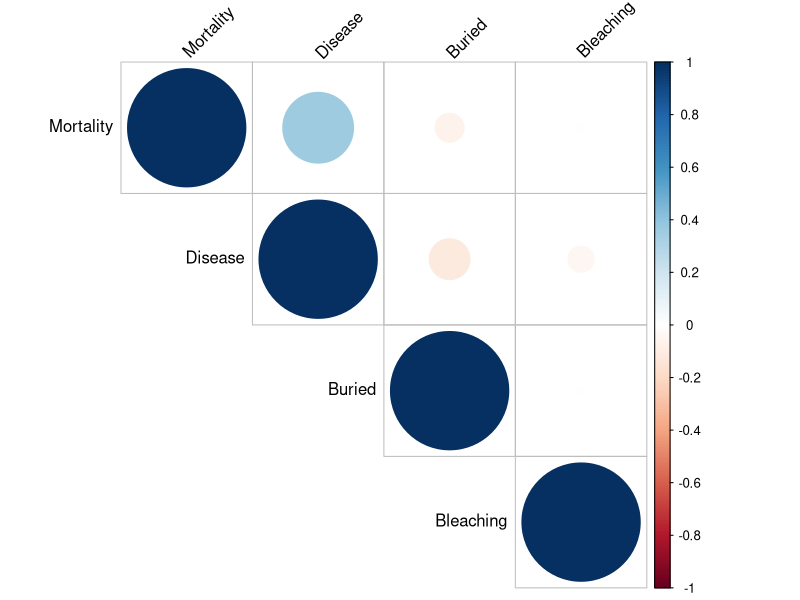
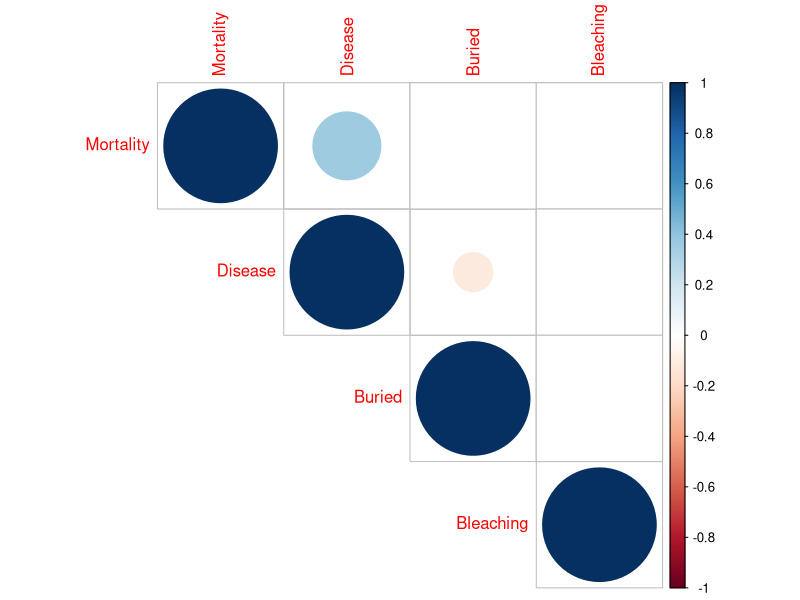

The R source for these figures, in order: (Note: this script raises an error after producing the figures.)
## ---- chunk 1
rm(list = ls())
knitr::opts_chunk$set(echo = TRUE, error = FALSE, fig.path='Figures/', dev=c('png', 'pdf'))
## ---- chunk 2
library(knitr)
library(survival)
library(coda)
library(survminer)
library(dplyr)
library(ggplot2)
library(car)
library(tidyverse)
library(kableExtra)
#library(gtsummary) #not loading properly
## ---- chunk 3
df_surv=read.csv("fl_surv_minusMIS.csv") #time by months; excludes missing corals
df_status=read.csv("state_data.csv") #pulls in state data
df <- merge(df_surv, df_status, by.x = "ID", by.y = "Coral") #merge dataframes
#glimpse(df)
## ---- chunk 4
#Select 
df_corr <- df %>% select(Mortality, Buried, Disease, Bleaching)
head(df_corr)
res <- cor(df_corr)
round(res,2)
## ---- chunk 5
library(Hmisc)
res2 <-rcorr(as.matrix(df_corr))
res2
## ---- chunk 6
library(corrplot)
corrplot(res, type = "upper", order = "hclust",
         tl.col = "black", tl.srt = 45)
## ---- chunk 7
# Insignificant correlation are crossed
corrplot(res2$r, type="upper", order="hclust", 
         p.mat = res2$P, sig.level = 0.01, insig = "blank")
# Insignificant correlations are leaved blank
corrplot(res2$r, type="upper", order="hclust", 
         p.mat = res2$P, sig.level = 0.01, insig = "blank")
## ---- chunk 8
#states column codes 
#Disease = 1
#Bleaching = 3
#Buried = 5
#Additive combos
#xtabs(~States+Mortality, data = df)
## ---- chunk 9
sp_state <- as_tibble(xtabs(~Species+States, data = df))
kbl(sp_state) %>%
  kable_styling(bootstrap_options = c("striped", "hover"))
## ---- chunk 10
#Makes data.frame into long format for survival analyses
df_long <- gather(df,
                   key = "months",
                   value = "census",
                   X0:X21)
df1 <- df_long %>% mutate(months = as.numeric(gsub("X", "", months)))
## ---- chunk 11
# Fit Cox Model
cox_fit<- coxph(Surv(months, census)~ Channel + Habitat + Dir, data=df1)
cox_fit
## ---- chunk 12
Anova(cox_fit)
## ---- chunk 13
ggsurvplot(
  survfit(Surv(months, census)~ Habitat, data=df1),  # survfit object with calculated statistics
  pval = TRUE, pval.size = 4, # show p-value of log-rank test.
  #conf.int = TRUE, conf.int.style = "step", # customize style of confidence intervals
  xlab = "Time in Months",  # customize X axis label.
  break.time.by = 1,    # break X axis in time intervals by 200.
  ggtheme = theme_bw(), 
  xlim= c(12, 21),# customize plot and risk table with a theme.
  pval.coord = c(12,0.25),
  #surv.median.line = "hv",  # add the median survival pointer.
  legend = c("right"),
  legend.title = "Habitat",
  legend.labs = c("1", "2", "3"),    # change legend labels.
  #palette = c("#E7B800", "#2E9FDF"), # custom color palettes
  
  #risk.table = "percentage",  # absolute number and percentage at risk.
  #risk.table.fontsize = 3,# colour risk table text annotations.
  #risk.table.y.text = FALSE,# show bars instead of names in text annotations
  #ncensor.plot = TRUE      # plot the number of censored subjects at time t
)
## ---- chunk 14
ggsurvplot(
  survfit(Surv(months, census)~ Dir, data=df1),  # survfit object with calculated statistics
  pval = TRUE, pval.size = 4, # show p-value of log-rank test.
  #conf.int = TRUE, conf.int.style = "step", # customize style of confidence intervals
  xlab = "Time in Months",  # customize X axis label.
  break.time.by = 1,    # break X axis in time intervals by 200.
  ggtheme = theme_bw(), 
  xlim= c(12, 21),# customize plot and risk table with a theme.
  pval.coord = c(12,0.25),
  #surv.median.line = "hv",  # add the median survival pointer.
  legend = c("right"),
  legend.title = "Dir",
  legend.labs = c("North", "South"),    # change legend labels.
  #palette = c("#E7B800", "#2E9FDF"), # custom color palettes
  
  #risk.table = "absolute",  # absolute number and percentage at risk.
  #risk.table.fontsize = 3,# colour risk table text annotations.
  #risk.table.y.text = FALSE,# show bars instead of names in text annotations
  #ncensor.plot = TRUE      # plot the number of censored subjects at time t
)
## ---- chunk 15
#15 or more
df_commons <- df1 %>% filter(Species %in% c("DCLI", "DSTO", "DSTR", "MCAV", "MMEA", "PAST", "SBOU", "SINT", "SSID")) #keeping only the 9 most common species 
#xtabs(~Species+Channel, data = df_commons)
## ---- chunk 16
# Fit Cox Model
cox_fit2 <- coxph(Surv(months, census)~ Channel + Habitat + Dir + Species, data=df_commons)
cox_fit2
## ---- chunk 17
Anova(cox_fit2)
## ---- chunk 18
ggsurvplot(
  survfit(Surv(months, census)~ Habitat, data=df_commons),  # survfit object with calculated statistics
  pval = TRUE, pval.size = 4, # show p-value of log-rank test.
  #conf.int = TRUE, conf.int.style = "step", # customize style of confidence intervals
  xlab = "Time in Months",  # customize X axis label.
  break.time.by = 1,    # break X axis in time intervals by 200.
  ggtheme = theme_bw(), 
  xlim= c(12, 21),# customize plot and risk table with a theme.
  pval.coord = c(12,0.25),
  surv.median.line = "hv",  # add the median survival pointer.
  legend = c("top"),
  legend.title = "Habitat",
  legend.labs = c("1", "2", "3"),    # change legend labels.
  #palette = c("black", "red"), # custom color palettes
  
  #risk.table = "percentage",  # absolute number and percentage at risk.
  #risk.table.fontsize = 3,# colour risk table text annotations.
  #risk.table.y.text = FALSE,# show bars instead of names in text annotations
  #ncensor.plot = TRUE      # plot the number of censored subjects at time t
)
## ---- chunk 19
ggsurvplot(
  survfit(Surv(months, census)~ Species, data=df_commons),  # survfit object with calculated statistics
  pval = TRUE, pval.size = 4, # show p-value of log-rank test.
  #conf.int = TRUE, conf.int.style = "step", # customize style of confidence intervals
  xlab = "Time in Months",  # customize X axis label.
  break.time.by = 1,    # break X axis in time intervals by 200.
  ggtheme = theme_bw(), 
  xlim= c(12, 21),# customize plot and risk table with a theme.
  pval.coord = c(12,0.25),
  surv.median.line = "hv",  # add the median survival pointer.
  legend = c("right"),
  legend.title = "Species",
  #legend.labs = c("Not Buried", "Buried"),    # change legend labels.
  #palette = c("black", "red"), # custom color palettes
  
  #risk.table = "percentage",  # absolute number and percentage at risk.
  #risk.table.fontsize = 3,# colour risk table text annotations.
  #risk.table.y.text = FALSE,# show bars instead of names in text annotations
  #ncensor.plot = TRUE      # plot the number of censored subjects at time t
)
## ---- chunk 20
summary(survfit(Surv(months, census) ~ Species, data = df_commons), times = 21)
